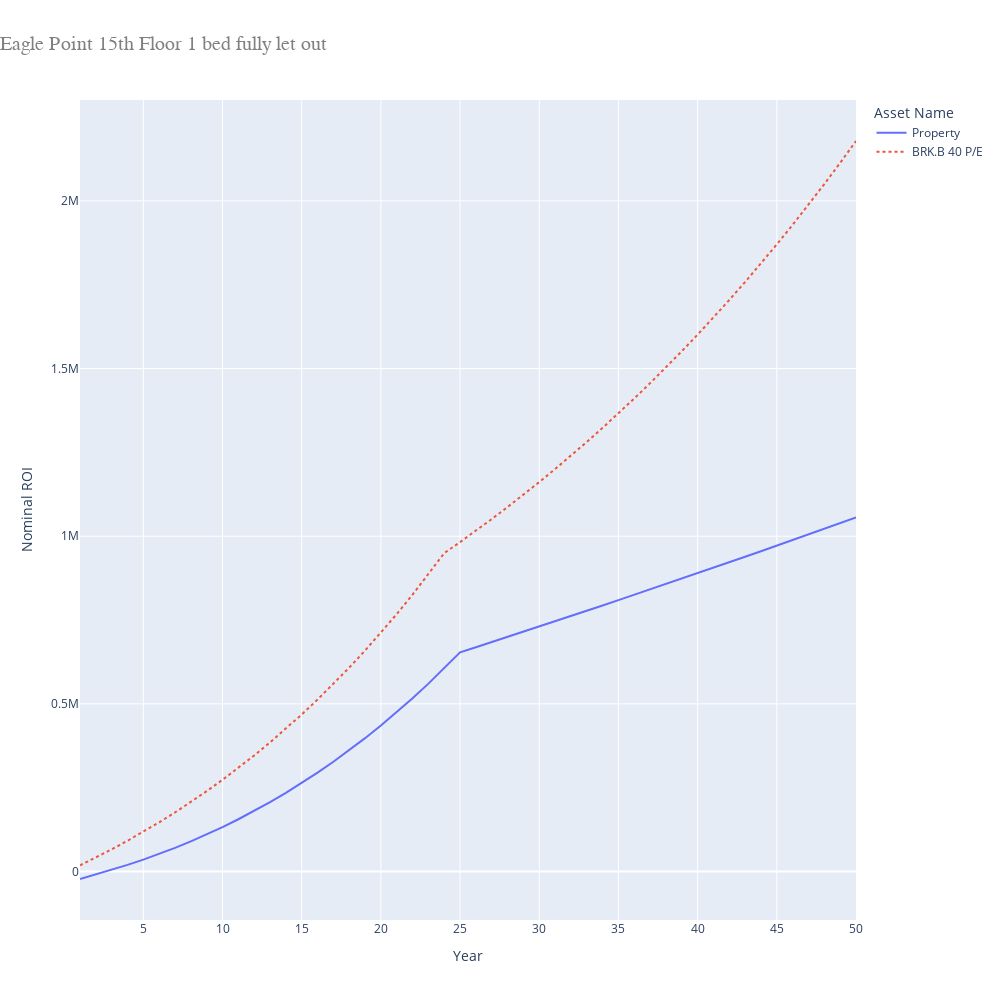

The code cell stored with this chart in its notebook:
### Code cell
# Even here I'd have to live in the property for 4 years for buying it to make sense vs renting it
property_price = 685000
#repayment_mortgage =  RepaymentMortgage(850000*0.75, 25, fixed_interest_rate,
#                             {1 * 12: 0.1, 2 * 12: 0.1, 3 * 12: 0.1, 4 * 12: 0.1, 5 * 12: 1})

repayment_mortgage =  RepaymentMortgage(property_price*0.85, 25, fixed_interest_rate)

asset_name = "Property"
asset_dictionary[asset_name] = LeaseholdProperty(False, property_price,
                                                                                       monthly_gross_rental=2600,
                                                                                       rental_tax=0.45,
                                                                                       months_occupied_out_of_12=8,
                                                                                       agency_percentage=lixing_agency_percentage,
                                                                                       annual_service_charge=7 * 603,
                                                                                       annual_ground_rent=600,
                                                                                       mortgage = repayment_mortgage)
opportunity_cost_property = asset_dictionary[asset_name]
opportunity_cost_property.will_you_live_in_this = False
yearly_principle_repayments = []
previous_year = opportunity_cost_property.mortgage.total_principle_paid(1)
yearly_principle_repayments.append(previous_year)
for year in range(2, 25):
    current_year = opportunity_cost_property.mortgage.total_principle_paid(year)
    yearly_principle_repayments.append(current_year - previous_year)
    previous_year = current_year
#print(repayment_mortgage.payment_table)
print(yearly_principle_repayments)
asset_dictionary["BRK.B 40 P/E"] = HLStock(opportunity_cost_property.property_value*.25, stock_price_to_earnings, yearly_principle_repayments)
(headers, table, graph_source) = generateHeaderTableAndGraphSource()

fig = px.line(graph_source, 
              x='Year', 
              y='Nominal ROI', 
              color='Asset Name',
              line_dash='Asset Name',
              title='Eagle Point 15th Floor 1 bed fully let out',
              width=1000,
              height=1000)

fig.update_layout(
    title_font_size=20,
    title_font_family='Courier',
    title_font_color='gray',
    title_x=0
)

fig.show()

### Figure 1 — Plotly figure (JSON) as saved in the notebook; plotly's stock layout.template omitted (floating-point values rounded to 4 significant figures)
{"data": [{"hovertemplate": "Asset Name=Property<br>Year=%{x}<br>Nominal ROI=%{y}<extra></extra>", "legendgroup": "Property", "line": {"color": "#636efa", "dash": "solid"}, "marker": {"symbol": "circle"}, "mode": "lines", "name": "Property", "orientation": "v", "showlegend": true, "type": "scatter", "x": [1, 2, 3, 4, 5, 6, 7, 8, 9, 10, 11, 12, 13, 14, 15, 16, 17, 18, 19, 20, 21, 22, 23, 24, 25, 26, 27, 28, 29, 30, 31, 32, 33, 34, 35, 36, 37, 38, 39, 40, 41, 42, 43, 44, 45, 46, 47, 48, 49, 50], "xaxis": "x", "y": [-22390.0, -8456.0, 5029.0, 19620.0, 35360.0, 52270.0, 70400.0, 89780.0, 110500.0, 132500.0, 155800.0, 180600.0, 206900.0, 234600.0, 263900.0, 294800.0, 327400.0, 361600.0, 397600.0, 435400.0, 475100.0, 516700.0, 560300.0, 605900.0, 653700.0, 668900.0, 684300.0, 699700.0, 715100.0, 730600.0, 746200.0, 761900.0, 777600.0, 793400.0, 809300.0, 825200.0, 841200.0, 857300.0, 873400.0, 889600.0, 905900.0, 922300.0, 938700.0, 955200.0, 971800.0, 988500.0, 1005000.0, 1022000.0, 1039000.0, 1056000.0], "yaxis": "y"}, {"hovertemplate": "Asset Name=BRK.B 40 P/E<br>Year=%{x}<br>Nominal ROI=%{y}<extra></extra>", "legendgroup": "BRK.B 40 P/E", "line": {"color": "#EF553B", "dash": "dot"}, "marker": {"symbol": "circle"}, "mode": "lines", "name": "BRK.B 40 P/E", "orientation": "v", "showlegend": true, "type": "scatter", "x": [1, 2, 3, 4, 5, 6, 7, 8, 9, 10, 11, 12, 13, 14, 15, 16, 17, 18, 19, 20, 21, 22, 23, 24, 25, 26, 27, 28, 29, 30, 31, 32, 33, 34, 35, 36, 37, 38, 39, 40, 41, 42, 43, 44, 45, 46, 47, 48, 49, 50], "xaxis": "x", "y": [18290.0, 41570.0, 66000.0, 91620.0, 118500.0, 146600.0, 176200.0, 207100.0, 239500.0, 273400.0, 308900.0, 346100.0, 385000.0, 425700.0, 468300.0, 512800.0, 559400.0, 608100.0, 658900.0, 712100.0, 767600.0, 825700.0, 886300.0, 949600.0, 982600.0, 1016000.0, 1051000.0, 1087000.0, 1124000.0, 1162000.0, 1200000.0, 1240000.0, 1281000.0, 1323000.0, 1367000.0, 1411000.0, 1457000.0, 1504000.0, 1552000.0, 1601000.0, 1652000.0, 1705000.0, 1758000.0, 1814000.0, 1870000.0, 1929000.0, 1989000.0, 2050000.0, 2114000.0, 2179000.0], "yaxis": "y"}], "layout": {"height": 1000, "legend": {"title": {"text": "Asset Name"}, "tracegroupgap": 0}, "title": {"font": {"color": "gray", "family": "Courier", "size": 20}, "text": "Eagle Point 15th Floor 1 bed fully let out", "x": 0}, "width": 1000, "xaxis": {"anchor": "y", "domain": [0, 1], "title": {"text": "Year"}}, "yaxis": {"anchor": "x", "domain": [0, 1], "title": {"text": "Nominal ROI"}}}}
